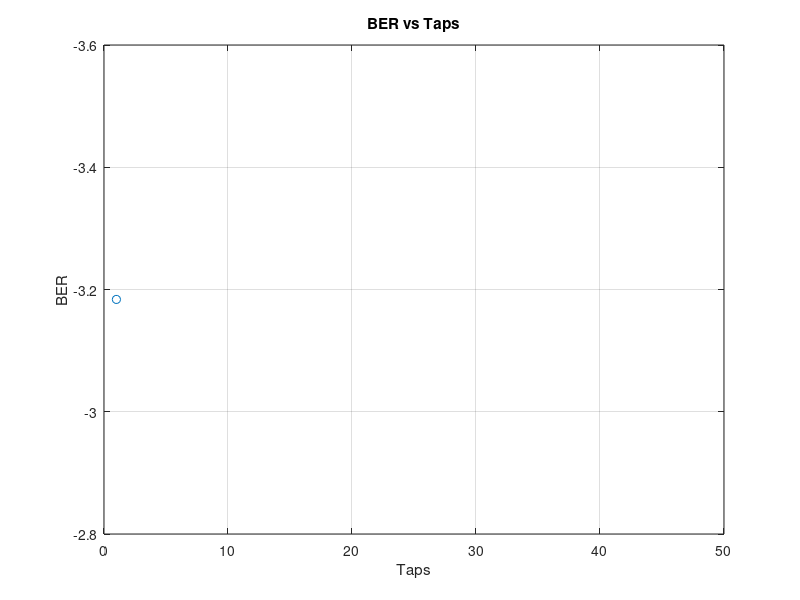

Source code (MATLAB):
% Generate taps vector
taps = [1 10 20 30 40 50];

ber = [0.00065498 0 0 0 0 0]; 

% Plotting
figure;
plot(taps, log10(ber), 'o-');
xlabel('Taps');
ylabel('BER');
title('BER vs Taps');
grid on;
set(gca, 'YDir', 'reverse'); % Reverse the y-axis direction
